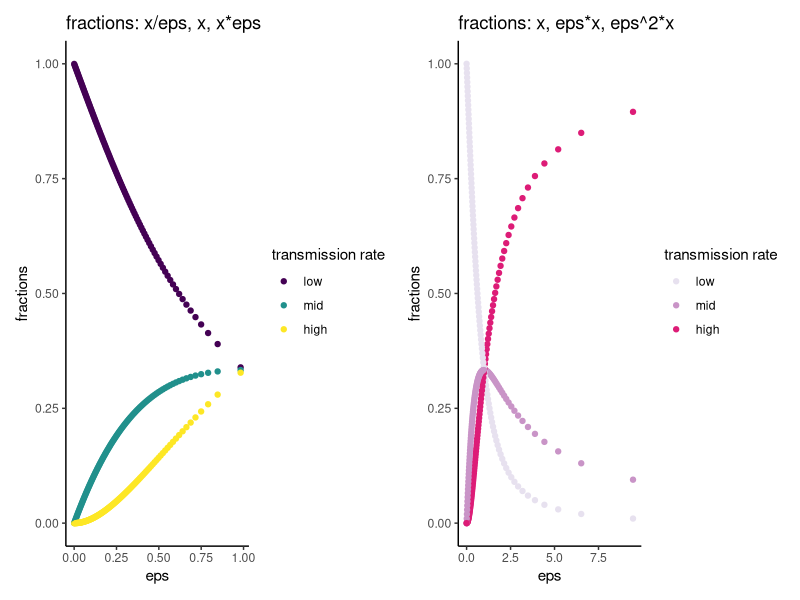

Write R code to recreate this figure.
# three body problem

# goal: we want to have a single parameter to describe three values. This means
# we need to live with a few constraints. The goal is to find a set of
# constraints that let us cover parameter space broadly. We'll start with values
# on the simplex.

# we'll call a the biggest, b the middle, and c the smallest

library(dplyr)
library(purrr)
library(ggplot2)
library(tidyr)
library(patchwork)

# Additive offset kinda stinks, b always 1/3

# Multiplicative offset 
# multOff <- map_dfr(seq(0.001, 0.33, 0.01), function(b){
#    eps <- uniroot(function(eps){ b + b*eps + b/eps - 1}
#                       , interval = c(0,1)
#                   , extendInt = "upX")$root
#    return(data.frame(eps = eps, high = b/eps, b, low = b*eps))
# })
# 

# calculate eps directly using quadratic formula
multOff <- map_dfr(seq(0.0003, 0.3333, 0.003), function(b){
    eps <-max((-sqrt((b-1)^2-4*b^2)+(1-b))/(2*b)
              , (sqrt((b-1)^2-4*b^2)+(1-b))/(2*b))
    data.frame( mid = b, eps = 1/eps, low = b*eps, high = b/eps)
}) %>% 
    pivot_longer(cols = c("low","mid", "high")
                 , names_to = "frac.name", values_to = "frac.value")

# seems really fine. Main drawback: can't have two values similar and one v. different
multOff_fig <- multOff %>% ggplot(aes(x = eps, frac.value
                                      , color = factor(
                                          frac.name
                                          , levels = c("low"
                                                       , "mid"
                                                       , "high"))))+
    geom_point()+
    theme_classic()  +
    ylim(c(0,1)) +
    labs(x = "eps"
         , y = "fractions"
         , color = "transmission rate"
         , title = "fractions: x/eps, x, x*eps") +
    scale_color_viridis_d()

geomOff <- map_dfr(seq(0, 1, 0.01), function(b){
    eps <-max((-sqrt(-3*(b)^2+4*b)-b)/(2*b)
              , (sqrt(-3*(b)^2+4*b)-b)/(2*b)
              )
    data.frame( high = b*eps^2, eps, mid = b*eps, low = b)
}) %>% 
    pivot_longer(cols = c("low","mid", "high")
                 , names_to = "frac.name", values_to = "frac.value")

geomOff_fig <- geomOff %>% ggplot(aes(x = eps, frac.value
                                      , color = factor(
                                          frac.name
                                          , levels = c("low"
                                                       , "mid"
                                                       , "high"))))+
    geom_point()+
    theme_classic()  +
    ylim(c(0,1)) +
    labs(x = "eps"
         , y = "fractions"
         , color = "transmission rate"
         , title = "fractions: x, eps*x, eps^2*x") +
    scale_color_brewer(palette = 11)



pdf("fractionRule_fig.pdf", height = 4, width = 8)
multOff_fig + geomOff_fig
dev.off()
# tol < 1e-9
# # inner angle in triangle inscribed in a circle
# angles <- map_dfr(seq(0, pi/2, pi/199), function(theta){
#     sa <- sin(theta/2)
#     sb <- sin((pi*2-theta)/2)
#     sc <- cos(theta/2)
#     sides <- c(sa, sb, sc)
#     sums <- sum(sides)
#     low <- min(sides)/sums
#     high <- max(sides)/sums
#     if(abs(min(diff(sides)))>tol){
#         mid <-  setdiff(sides/sums, c(low, high))}
#     if(abs(min(diff(sides)))<tol){
#         print(paste("theta = ", theta, "... just 2"))
#         mid <- sides[which.min(abs(diff(sides)))] }
#     return(data.frame(theta,low, mid, high ))
# })
# 
# anglePlot <- angles %>% pivot_longer(cols = c("low", 
#                                  "mid", "high")
#                         , names_to = "frac.name", values_to = "frac.value") %>% 
# ggplot(aes(theta, frac.value, color = frac.name )) +
#     geom_point()+
#     theme_classic()+
#     labs(x = "theta", y = "fractions", color = "", title = "inscribed triangle")
# 
# offsetPlot +anglePlot
# 
#                          
